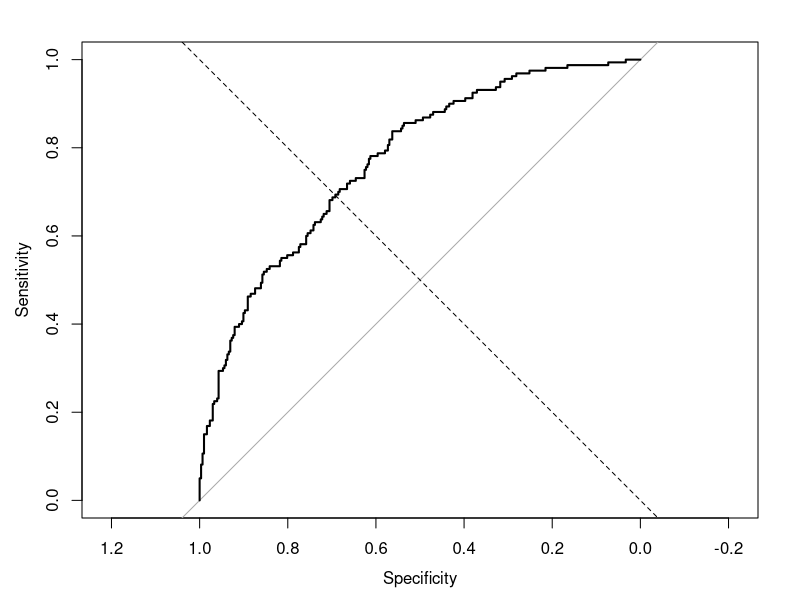

Recreate this plot in R.
## ---- chunk 1
library(tidyverse)
library(caret)
library(pROC)
## ---- chunk 2
dados1 <- readr::read_csv("heartdis.txt") |> 
  select(-caso)

modelo1 <- glm(HeartDisease ~ x1 + x2 + x3  + x4 + x5, 
               family = binomial(link = "logit"), 
               data = dados1)

phi1 <- summary(modelo1)$dispersion
desvio1 <- summary(modelo1)$deviance / phi1
q.quadr1 <- qchisq(0.95, desvio1)

probs_previstas <- predict(modelo1, dados1, type = "response")
classes_previstas <- ifelse(probs_previstas > 0.5, 1, 0)
## ---- chunk 3
# matriz de confusão

cm <- confusionMatrix(table(classes_previstas, dados1$HeartDisease))
cm
## ---- chunk 4
roc_obj <- roc(dados1$HeartDisease, probs_previstas)
plot(roc_obj, main = "")
abline(0, 1, lty = 2, col = "black")
